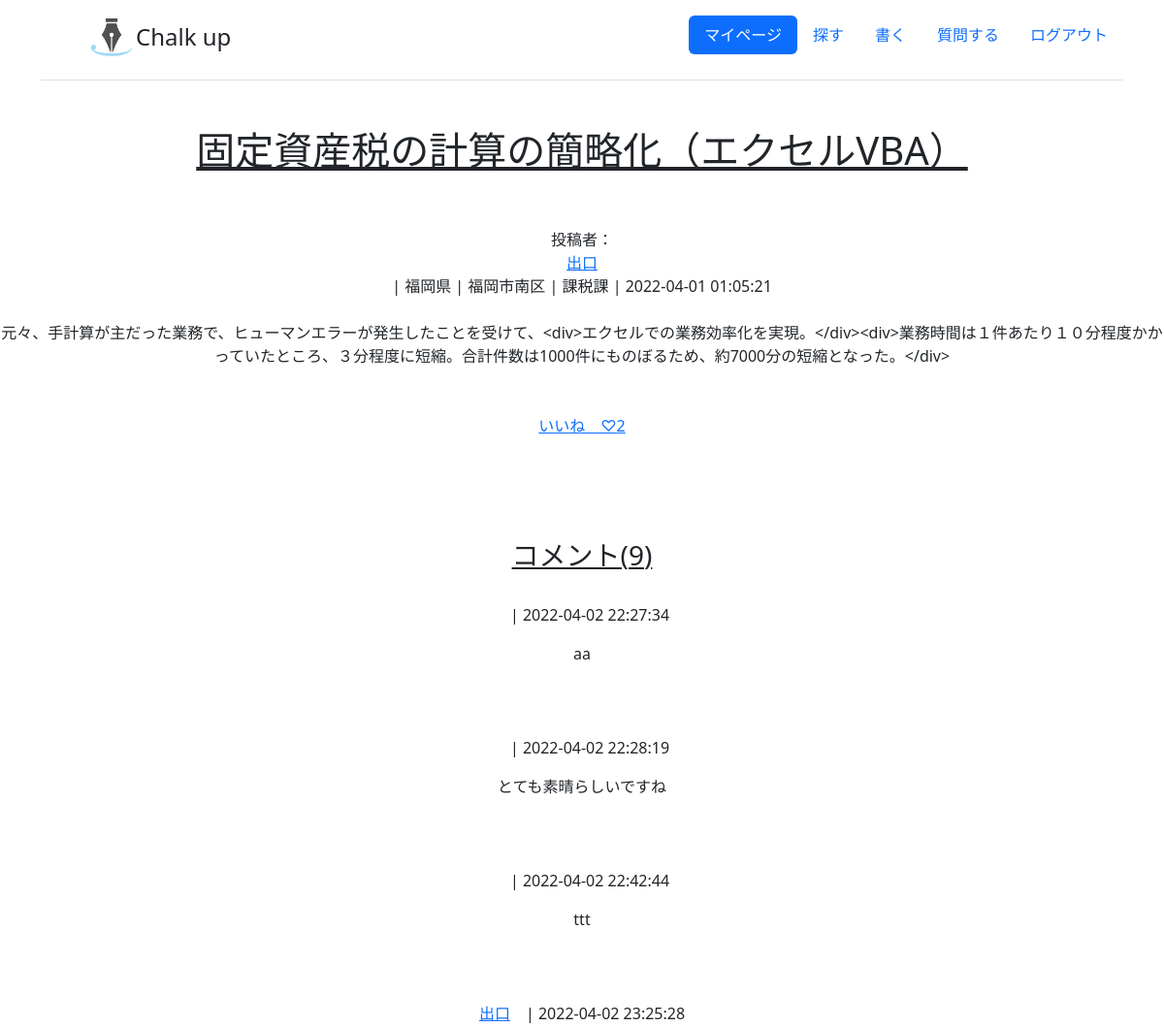
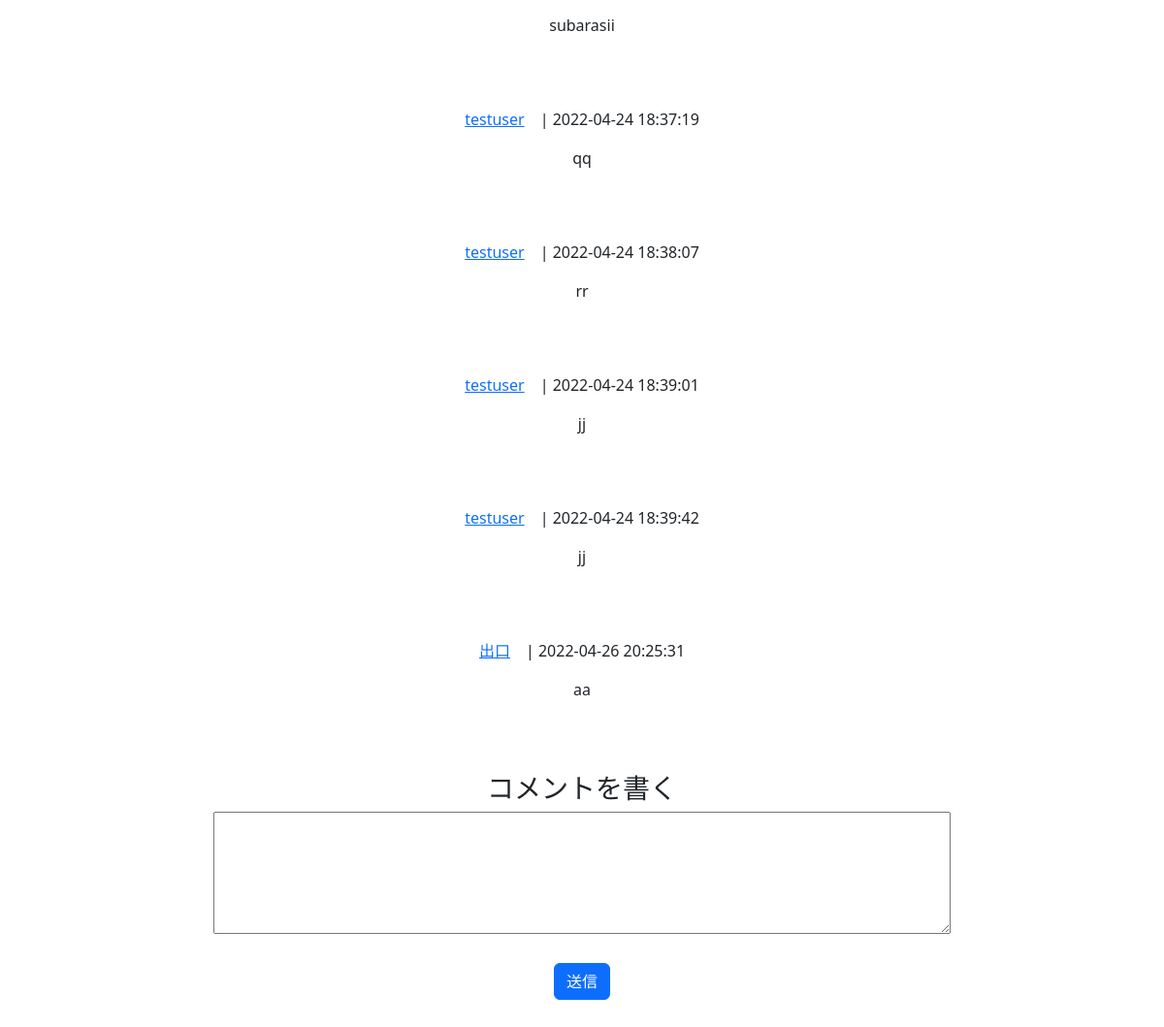
/article.php?id=3 (signed in), run on the app's committed database (2 pictures, top to bottom).
### tables this page shows
CREATE TABLE `posts_table` (
  `user_id` int(50) DEFAULT NULL,
  `post_id` int(50) NOT NULL,
  `title` varchar(128) DEFAULT NULL,
  `text` blob DEFAULT NULL,
  `thumbnail` blob DEFAULT NULL,
  `deleted_at` int(1) DEFAULT NULL,
  `p_created_at` datetime DEFAULT NULL,
  `p_updated_at` datetime DEFAULT NULL,
  `good` int(50) DEFAULT 0,
  `comment` int(50) NOT NULL DEFAULT 0
);

CREATE TABLE `users_table` (
  `id` int(12) NOT NULL,
  `username` varchar(128) NOT NULL,
  `email` varchar(128) DEFAULT NULL,
  `password` varchar(128) NOT NULL,
  `is_admin` int(1) NOT NULL,
  `pref` varchar(30) DEFAULT NULL,
  `city` varchar(30) DEFAULT NULL,
  `department` varchar(30) DEFAULT NULL,
  `introduction` varchar(255) DEFAULT NULL,
  `good_point` int(255) DEFAULT NULL,
  `prof_img` blob DEFAULT NULL,
  `screen_img` blob DEFAULT NULL,
  `created_at` datetime NOT NULL,
  `updated_at` datetime NOT NULL,
  `follow_to` int(255) DEFAULT NULL,
  `follow_from` int(255) DEFAULT NULL,
  `is_deleted` int(1) NOT NULL
);

CREATE TABLE `comment_table` (
  `user_id` int(50) DEFAULT NULL,
  `post_id` int(50) DEFAULT NULL,
  `username` varchar(128) DEFAULT NULL,
  `comment` blob DEFAULT NULL,
  `deleted_at` int(1) DEFAULT NULL,
  `created_at` datetime DEFAULT NULL,
  `updated_at` datetime DEFAULT NULL
);

### functions.php (called while the page is built, shortened)
<?php
function h($s){
   return htmlspecialchars($s, ENT_QUOTES, "UTF-8");
}

### article.php (the view, shortened to what this page needs)
<?php
include("functions.php");
$post_id = $_GET["id"];
$pdo = connect_to_db();
$sql_comment = "SELECT COUNT(*) FROM comment_table WHERE post_id = $post_id";
$comment_count = $pdo->query($sql_comment);
$count = $comment_count->fetchColumn();
$sql_good = "SELECT COUNT(*) FROM good WHERE g_post_id = $post_id";
$good_count = $pdo->query($sql_good);
$g_count = $good_count->fetchColumn();
$sql = "SELECT * FROM `users_table` JOIN `posts_table`
ON users_table.id = posts_table.user_id
WHERE post_id = $post_id;";
$stmt = $pdo->prepare($sql);
try {
  $status = $stmt->execute();
} catch (PDOException $e) {
  echo json_encode(["sql error" => "{$e->getMessage()}"]);
  exit();
}
foreach($stmt as $article):
    $title = $article['title'];
    $text = $article['text'];
    $postuser = $article['username'];
    $postuser_id = $article['id'];
    $postuser_pref = $article['pref'];
    $postuser_city = $article['city'];
    $postuser_department = $article['department'];
    $postuser_created_at = $article['p_created_at'];
 endforeach;
$sql_comment = "SELECT * FROM comment_table WHERE post_id=$post_id";
$stmt_comment = $pdo->prepare($sql_comment);
try {
  $status_comment = $stmt_comment->execute();
} catch (PDOException $e) {
  echo json_encode(["sql error" => "{$e->getMessage()}"]);
  exit();
}
?>
<!DOCTYPE html>
<html lang="ja">
</html>
<html>
<head>
    <link href="https://cdn.jsdelivr.net/npm/bootstrap@5.0.2/dist/css/bootstrap.min.css" rel="stylesheet">
 <link href="../assets/dist/css/bootstrap.min.css" rel="stylesheet">
<link href="headers.css" rel="stylesheet">
	</head>
	<body class="landing is-preload">
      <div class="container">
        <header class="d-flex flex-wrap justify-content-center py-3 mb-4 border-bottom">
          <a href="toppage.php" class="d-flex align-items-center mb-3 mb-md-0 me-md-auto text-dark text-decoration-none">
            <svg class="bi me-2" width="40" height="32"><use xlink:href="#bootstrap"/></svg>
            <span class="fs-4"><img id="nav_l" src="images/IMG_5507.PNG" alt="アイコン" style="height:50px;">Chalk up</span>
          </a>
          <ul class="nav nav-pills">
            <li class="nav-item"><a href="mypage.php" class="nav-link active" aria-current="page">マイページ</a></li>
            <li class="nav-item"><a href="search.php" class="nav-link">探す</a></li>
            <li class="nav-item"><a href="./post/post.php" class="nav-link">書く</a></li>
            <li class="nav-item"><a href="question.php" class="nav-link">質問する</a></li>
            <li class="nav-item"><a href="./background/todo_logout.php" class="nav-link">ログアウト</a></li>
          </ul>
        </header>
      </div>
    <main>
            <br>
            <h1><u><?php echo h("{$title}") ?></u></h1>
            <br><br>投稿者：<a href='userspage.php?id=<?php echo "{$postuser_id}" ?>'>
            <?php echo h("{$postuser}") ?></a> | <?php echo h("{$postuser_pref}")?>
             | <?php echo h("{$postuser_city}")?> | <?php echo h("{$postuser_department}")?>
             | <?php echo h("{$postuser_created_at}")?><br><br>
            <?php echo h("{$text}") ?>
                <br><br><br>
      <td><a href='background/good_create.php?user_id=
      <?php echo "{$postuser_id}" ?>&post_id=<?php echo "{$post_id}" ?>'>
      いいね　♡<?php echo h("{$g_count}")?></a></td>
      <br><br><br>
      <h3><u>コメント(<?php echo "{$count}"?>)</u></h3>
      <br>
        <div>
              <?php foreach($stmt_comment as $comment): ?>
                  <div>
                  <div><p>
            <a href='userspage.php?id=<?php echo "{$comment["user_id"]}" ?>'>
            <?php echo h("{$comment["username"]}") ?></a>　|
                  <?php echo h("{$comment["created_at"]}")?>
            </b></p></div>
                  <div><p><?php echo h("{$comment["comment"]}")?></p></div>
                  </div>
                  </div>
                  <br>
              <?php endforeach ?>
        <h3>コメントを書く</h3>
        <form action="./background/todo_comment.php" method="POST">
          <textarea name="comment" cols="80" rows="5"></textarea>
            <br>
          <br>
          <button type="submit" class="btn btn-primary">送信</button>
        </form>
        <br><br><br>
        </main>
        <br><br>
    </body>
</html>

### headers.css (style rules this page uses)
.bi { vertical-align: -.125em; fill: currentColor; }

### article.php (style rules this page uses)
main { display: flex; justify-content: center; text-align: center; align-items: center; flex-direction: column; }
.active { color: #f44336; }

### data on the page
posts_table: title "固定資産税の計算の簡略化（エクセルVBA）", user.username "出口", user.pref "福岡県", user.city "福岡市南区", user.department "課税課", p_created_at "2022-04-01 01:05:21", text "元々、手計算が主だった業務で、ヒューマンエラーが発生したことを受けて、<div>エクセルでの業務効率化を実現。</div><div>業務時間は１件あたり１０分程度かかっていたところ、３分程度に短縮。合計件数は1000件にものぼるため、約7000分の短縮となった。</div>"
comment_table: created_at "2022-04-02 22:27:34", comment "aa"
comment_table: created_at "2022-04-02 22:28:19", comment "とても素晴らしいですね"
comment_table: created_at "2022-04-02 22:42:44", comment "ttt"
comment_table: username "出口", created_at "2022-04-02 23:25:28", comment "subarasii"
comment_table: username "testuser", created_at "2022-04-24 18:37:19", comment "qq"
comment_table: username "testuser", created_at "2022-04-24 18:38:07", comment "rr"
comment_table: username "testuser", created_at "2022-04-24 18:39:01", comment "jj"
comment_table: username "testuser", created_at "2022-04-24 18:39:42", comment "jj"
comment_table: username "出口", created_at "2022-04-26 20:25:31", comment "aa"

### other printed values
$count "9"
